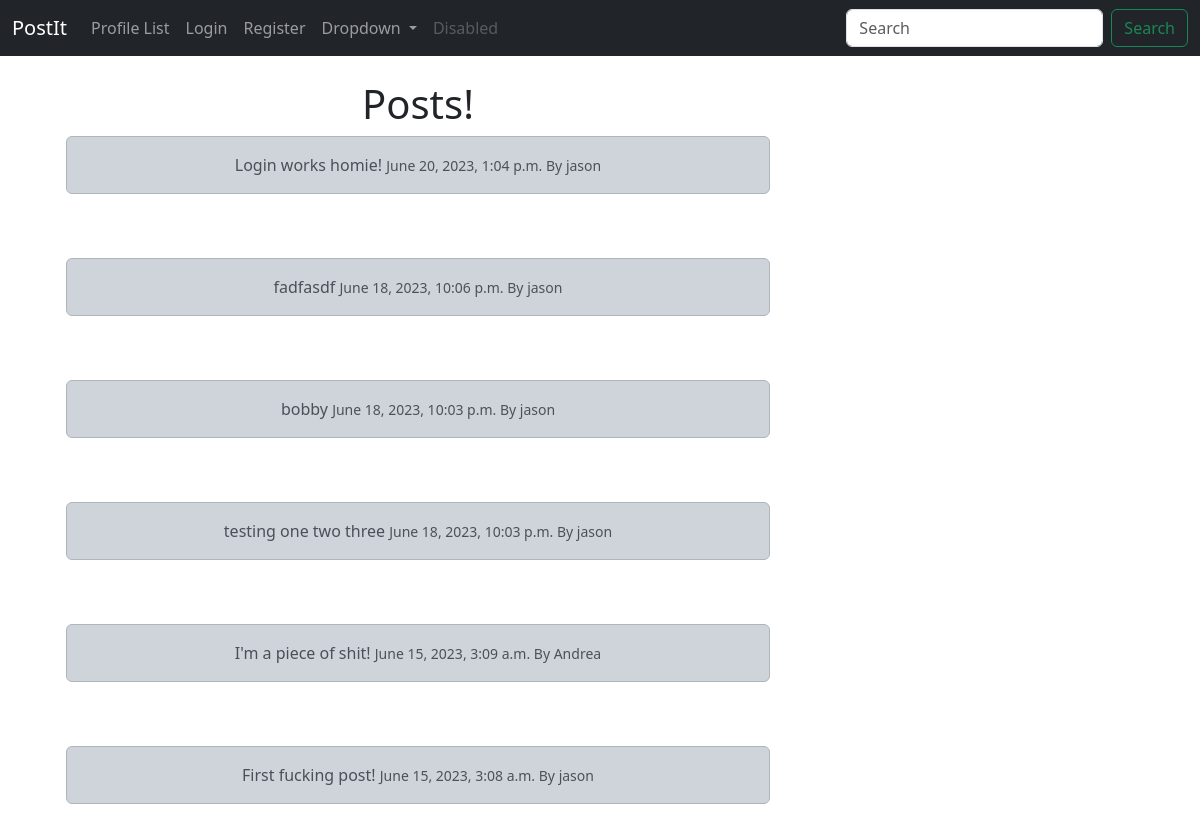
The page / on the database its author committed.
### postit/models.py (models this page shows, shortened)
class Post(models.Model):
    user = models.ForeignKey(
        User, related_name='posts',
        on_delete=models.DO_NOTHING
    )
    body = models.CharField(max_length=200)
    created_at = models.DateTimeField(auto_now_add=True)

### postit/views.py (the view)
# urls.py: path('', views.home, name='home'),
def home(request):
    if request.user.is_authenticated:
        form = PostForm(request.POST or None)
        if request.method == 'POST':
            if form.is_valid():
                post = form.save(commit=False)
                post.user = request.user
                post.save()
                messages.success(request, 'Your post was successfuly!')
                return redirect('home')
        posts = Post.objects.all().order_by('-created_at')
        return render(request, 'home.html', {'posts': posts, 'form': form})
    else:
        posts = Post.objects.all().order_by('-created_at')
        return render(request, 'home.html', {'posts': posts})

### postit/templates/home.html (shortened to what this page needs)
{% extends 'base.html' %}
{% block content %}
<div class="container text-center">
    <div class="row">
        <div class="col-8">
<h1>Posts!</h1>
{% for post in posts %}
<div class="alert alert-dark" role="alert">
    {{ post.body }}
    <small class="text-muted">
    {{ post.created_at}} By {{ post.user.username }}
    </small>
    </div><br/><br/>
{% endfor %}
        </div>
        <div class="col-4">
            <br/><br/>
        </div>
    </div>
</div>
{% endblock %}

### rows shown on the page
Post: body "Login works homie!", created_at "June 20, 2023, 1:04 p.m.", user.username "jason"
Post: body "fadfasdf", created_at "June 18, 2023, 10:06 p.m.", user.username "jason"
Post: body "bobby", created_at "June 18, 2023, 10:03 p.m.", user.username "jason"
Post: body "testing one two three", created_at "June 18, 2023, 10:03 p.m.", user.username "jason"
Post: body "I'm a piece of shit!", created_at "June 15, 2023, 3:09 a.m.", user.username "Andrea"
Post: body "First fucking post!", created_at "June 15, 2023, 3:08 a.m.", user.username "jason"
